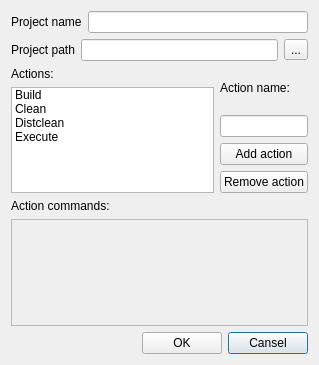
<ui version="4.0" >
 <class>UINoProjectProjectSettings</class>
 <widget class="QDialog" name="UINoProjectProjectSettings" >
  <property name="geometry" >
   <rect>
    <x>0</x>
    <y>0</y>
    <width>319</width>
    <height>365</height>
   </rect>
  </property>
  <property name="sizePolicy" >
   <sizepolicy vsizetype="Fixed" hsizetype="Fixed" >
    <horstretch>0</horstretch>
    <verstretch>0</verstretch>
   </sizepolicy>
  </property>
  <property name="windowTitle" >
   <string>Settings</string>
  </property>
  <layout class="QVBoxLayout" >
   <item>
    <layout class="QHBoxLayout" >
     <item>
      <widget class="QLabel" name="label_3" >
       <property name="text" >
        <string>Project name</string>
       </property>
      </widget>
     </item>
     <item>
      <widget class="QLineEdit" name="projectName" />
     </item>
    </layout>
   </item>
   <item>
    <layout class="QHBoxLayout" >
     <item>
      <widget class="QLabel" name="label" >
       <property name="text" >
        <string>Project path</string>
       </property>
      </widget>
     </item>
     <item>
      <widget class="QLineEdit" name="projectPath" />
     </item>
     <item>
      <widget class="QToolButton" name="pathDialogBtn" >
       <property name="text" >
        <string>...</string>
       </property>
      </widget>
     </item>
    </layout>
   </item>
   <item>
    <layout class="QHBoxLayout" >
     <item>
      <layout class="QVBoxLayout" >
       <item>
        <widget class="QLabel" name="label_6" >
         <property name="text" >
          <string>Actions:</string>
         </property>
        </widget>
       </item>
       <item>
        <widget class="QListWidget" name="actionsList" >
         <item>
          <property name="text" >
           <string>Build</string>
          </property>
         </item>
         <item>
          <property name="text" >
           <string>Clean</string>
          </property>
         </item>
         <item>
          <property name="text" >
           <string>Distclean</string>
          </property>
         </item>
         <item>
          <property name="text" >
           <string>Execute</string>
          </property>
         </item>
        </widget>
       </item>
      </layout>
     </item>
     <item>
      <layout class="QVBoxLayout" >
       <item>
        <widget class="QLabel" name="label_8" >
         <property name="text" >
          <string>Action name:</string>
         </property>
        </widget>
       </item>
       <item>
        <widget class="QLineEdit" name="actionName" >
         <property name="enabled" >
          <bool>true</bool>
         </property>
        </widget>
       </item>
       <item>
        <widget class="QPushButton" name="addActionBtn" >
         <property name="text" >
          <string>Add action</string>
         </property>
         <property name="autoDefault" >
          <bool>false</bool>
         </property>
        </widget>
       </item>
       <item>
        <widget class="QPushButton" name="removeActionBtn" >
         <property name="text" >
          <string>Remove action</string>
         </property>
         <property name="autoDefault" >
          <bool>false</bool>
         </property>
        </widget>
       </item>
      </layout>
     </item>
    </layout>
   </item>
   <item>
    <layout class="QVBoxLayout" >
     <item>
      <widget class="QLabel" name="label_2" >
       <property name="text" >
        <string>Action commands:</string>
       </property>
      </widget>
     </item>
     <item>
      <widget class="QTextEdit" name="commandsEdit" >
       <property name="enabled" >
        <bool>false</bool>
       </property>
      </widget>
     </item>
    </layout>
   </item>
   <item>
    <layout class="QHBoxLayout" >
     <item>
      <spacer>
       <property name="orientation" >
        <enum>Qt::Horizontal</enum>
       </property>
       <property name="sizeHint" >
        <size>
         <width>191</width>
         <height>20</height>
        </size>
       </property>
      </spacer>
     </item>
     <item>
      <widget class="QPushButton" name="acceptBtn" >
       <property name="text" >
        <string>OK</string>
       </property>
      </widget>
     </item>
     <item>
      <widget class="QPushButton" name="pushButton_4" >
       <property name="text" >
        <string>Cansel</string>
       </property>
       <property name="default" >
        <bool>true</bool>
       </property>
      </widget>
     </item>
    </layout>
   </item>
  </layout>
 </widget>
 <resources/>
 <connections>
  <connection>
   <sender>pushButton_4</sender>
   <signal>clicked()</signal>
   <receiver>UINoProjectProjectSettings</receiver>
   <slot>reject()</slot>
   <hints>
    <hint type="sourcelabel" >
     <x>308</x>
     <y>354</y>
    </hint>
    <hint type="destinationlabel" >
     <x>422</x>
     <y>300</y>
    </hint>
   </hints>
  </connection>
  <connection>
   <sender>actionName</sender>
   <signal>returnPressed()</signal>
   <receiver>addActionBtn</receiver>
   <slot>click()</slot>
   <hints>
    <hint type="sourcelabel" >
     <x>255</x>
     <y>114</y>
    </hint>
    <hint type="destinationlabel" >
     <x>260</x>
     <y>136</y>
    </hint>
   </hints>
  </connection>
 </connections>
</ui>
